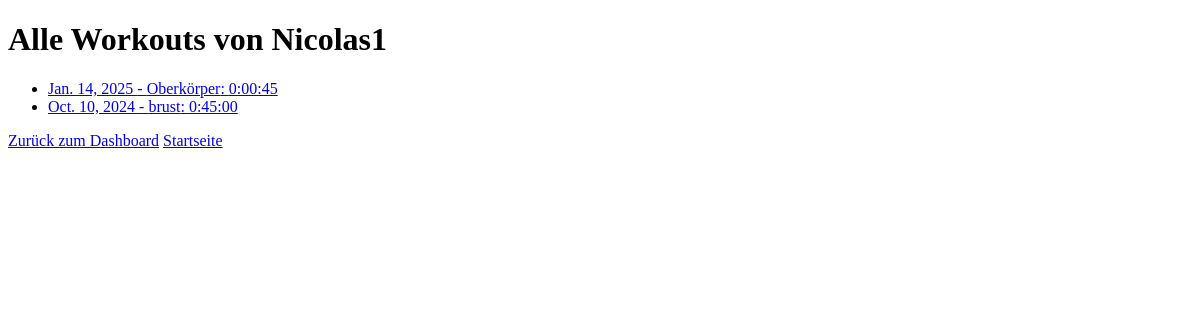
Page /workouts/ (signed in) on the earlier database version.
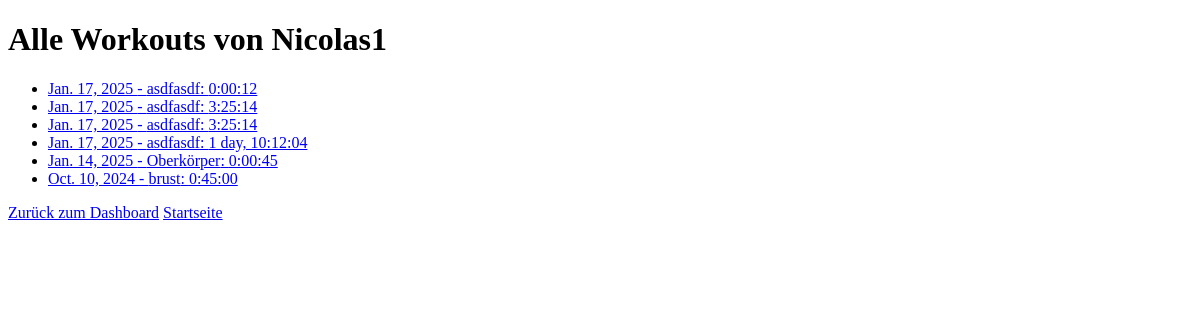
Same page on the later database version.
### blog/models.py (models this page shows, shortened)
class Workout(models.Model):
    user = models.ForeignKey(User, on_delete=models.CASCADE)
    date = models.DateField(default=datetime.date.today)
    workout_type = models.CharField(max_length=50)
    duration = models.DurationField()

### blog/views.py (the view)
# urls.py: path("workouts/", views.all_workouts, name='all_workouts'),
@login_required
def all_workouts(request):
    user = request.user
    workouts = user.workout_set.all().order_by('-date')
    return render(request, "user/all_workouts.html", {"workouts": workouts})

### blog/templates/user/all_workouts.html (shortened to what this page needs)
<!DOCTYPE html>
<html>
<head>
</head>
<body>
    <h1>Alle Workouts von {{ user.username }}</h1>
    <ul>
        {% for workout in workouts %}
            <li>
                <a href="{% url 'workout_detail' workout.pk %}">
                    {{ workout.date }} - {{ workout.workout_type }}: {{ workout.duration }}
                </a>
            </li>
        {% empty %}
            <li>Keine Workouts gefunden.</li>
        {% endfor %}
    </ul>
    <a href="{% url 'dashboard' %}">Zurück zum Dashboard</a>
    <a href="{% url 'article_list' %}">Startseite</a>
</body>
</html>

Differences in the rows shown:
added Workout: date "Jan. 17, 2025", workout_type "asdfasdf", duration "0:00:12"
added Workout: date "Jan. 17, 2025", workout_type "asdfasdf", duration "3:25:14"
added Workout: date "Jan. 17, 2025", workout_type "asdfasdf", duration "3:25:14"
added Workout: date "Jan. 17, 2025", workout_type "asdfasdf", duration "1 day, 10:12:04"
